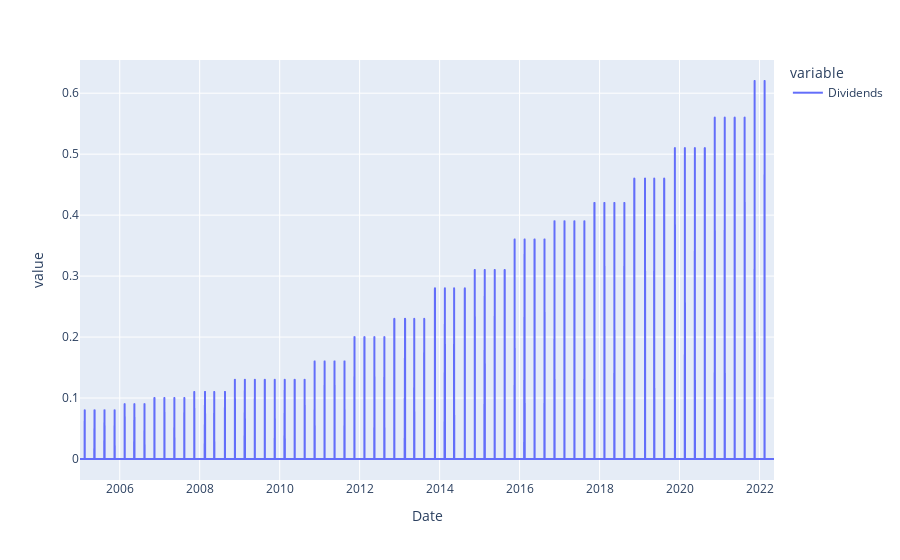

The code cell stored with this chart in its notebook:
### Code cell
hist.Dividends.plot()

### Figure 1 — Plotly figure (JSON) as saved in the notebook; plotly's stock layout.template omitted (floating-point values rounded to 4 significant figures; data arrays with more than 128 entries replaced by an {"elided": "..."} marker saying what was removed)
{"data": [{"hovertemplate": "variable=Dividends<br>Date=%{x}<br>value=%{y}<extra></extra>", "legendgroup": "Dividends", "line": {"color": "#636efa", "dash": "solid"}, "marker": {"symbol": "circle"}, "mode": "lines", "name": "Dividends", "showlegend": true, "type": "scattergl", "x": {"elided": "4372 str values"}, "xaxis": "x", "y": {"elided": "4372 float values"}, "yaxis": "y"}], "layout": {"legend": {"title": {"text": "variable"}, "tracegroupgap": 0}, "margin": {"t": 60}, "xaxis": {"anchor": "y", "domain": [0, 1], "title": {"text": "Date"}}, "yaxis": {"anchor": "x", "domain": [0, 1], "title": {"text": "value"}}}}
